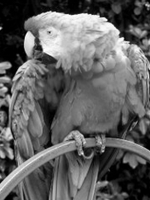
#> input picture nnt/grayscale.png, 150 x 200 px
$ python FFCT.py
#> lines starting #> are read from the running program, lines starting #| are printed output that depends on the picture
from numpy import real, imag, uint8, linspace, pi, sin, zeros
from numpy import asarray, outer, arange, ones
from numpy import where, array_equal
from matplotlib.pyplot import imread, imshow, show
from unimodular_dict import viable_primes_cos
from utils import make_dimensions_compatible

def modulo_product(A, B, p):
    return (A * B) % p

def modulo_power(xi, A, p):
    #
    # Flatten just so that it's easier to think about
    # (this is not necessary)
#> called with A = array of shape (2, 2), p = 7
    original_shape = A.shape
    powers = A.flatten()
    #
    # Create the zeroth power array as init
    Z = ones(powers.shape) + 0j
    #
    # Iterate over all powers in the array
    # and multiply by xi for each power
    # being sure to modulo at each step to prevent
    # overflow
    m = max(powers)
    for k in range(m):
        cur_mask = where(powers > k)
        Z[cur_mask] = Z[cur_mask] * xi
        Z = (real(Z) % p) + (imag(Z) % p) * 1j
    #
    return Z.reshape(original_shape)


def compute_FFCT_matrix(A, xi, p):
    #
    # Confirm that p is a supported prime number
    if p not in viable_primes_cos:
        raise Exception("Only the following prime numbers are supported: [7, 11, 19, 23, 31, 43, 47, 127]")
    #
    # Confirm that xi is unimodular in GF(p)
    modulus = (real(xi)**2 + imag(xi)**2)
    modmod = modulus % p
    if modmod != 1.:
        raise Exception("Your choice of xi in GF(p) must be unimodular: %i != 1 mod %i" % (int(modulus), p))
    #
    # Compute the cos transform
    cosA = real(modulo_power(xi, A, p)).astype(int)
    #
    return cosA


def FFCT_sub_image(sub_image, C, p):
    #
    # Make sure the subimage is the right size
    if not array_equal(sub_image.shape, C.shape):
        raise Exception("The sub image and FFCT matrix must have the same dimensions")
    #
    # Apply the cosine transform
    sub_image[:,:]= (C @ sub_image[:,:] @ C.T) % p
    #
    return sub_image

def get_subimages(img, N):
    p = img.shape[0] // N
    q = img.shape[1] // N
    for i in range(p):
        for j in range(q):
            yield tuple([slice(i*N, (i+1)*N), slice(j*N, (j+1)*N)])

def get_sinusoidal_watermark(img):
    m, n = img.shape
    p = m // 6 + 1
    q = n // 8 + 1
    wave_period = [
        [ 0,  0,  0,  0, 255, 0,  0,  0],
        [ 0,  0,  0, 255, 0, 255, 0,  0],
        [ 0,  0, 255, 0,  0 , 0, 255, 0],
        [ 0,  0, 255, 0,  0 , 0, 255, 0],
        [ 0, 255, 0,  0,  0 , 0,  0, 255],
        [255, 0,  0,  0,  0 , 0,  0,  0],
    ]
    wave_period = asarray(wave_period)
    watermark = zeros((p * 6, q * 8))
    for i in range(p):
        for j in range(q):
            watermark[(i*6):((i+1)*6), (j*8):((j+1)*8)] = wave_period
    return watermark[:m, :n]

p = 7
N = 2
xi = 2+2j

x = arange(N)
Cprime = outer(2*x + 1, x)
C = compute_FFCT_matrix(Cprime, xi, p)

A = (imread("grayscale.png") * 255).astype(uint8)
#> A: shape (200, 150); min 0, max 255, mean 97

# [6 lines of commented-out code are left out]

get_sinusoidal_watermark(A)
#> after the loop in get_sinusoidal_watermark, `for i in range(p):`:
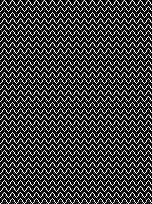
#> watermark: shape (204, 152) float64; 20.8% white in thin lines or dots

# [5 lines of commented-out code are left out]

imshow(get_sinusoidal_watermark(A), cmap="gray")
show()
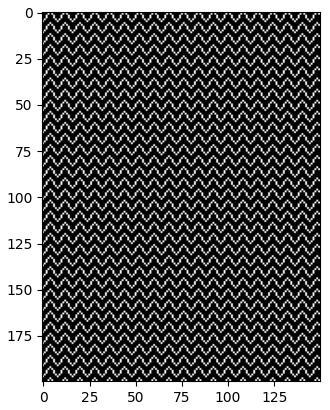
#> figure drawn by matplotlib, 1 panel
